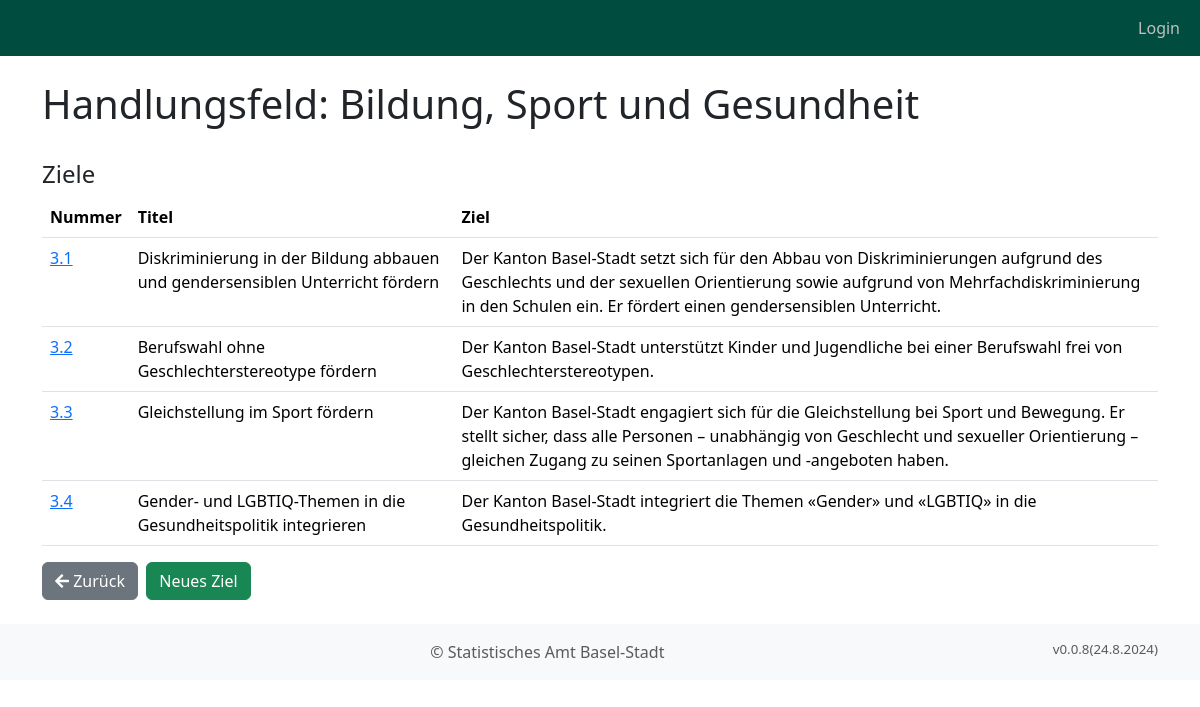
The page /handlungsfeld/9/ on the database its author committed.
### objective_manager_app/models.py (models this page shows, shortened)
class BusinessObject(models.Model):
    typ = models.ForeignKey("BusinessObjectTyp", on_delete=models.CASCADE, related_name="typ")
    vorgaenger = models.ForeignKey("self", on_delete=models.CASCADE, null=True, blank=True)
    kuerzel = models.CharField(max_length=10, verbose_name="Nummer")
    titel = models.CharField(max_length=200, verbose_name="Titel")
    beschreibung = models.TextField(verbose_name="Beschreibung")
    erstellt_am = models.DateTimeField(auto_now_add=True, verbose_name="Erstellt am")
    erstellt_von = models.ForeignKey(User, on_delete=models.CASCADE, verbose_name="Erstellt von", blank=True)
    aufwand_personen_tage_plan = models.DecimalField(max_digits=10, decimal_places=2, verbose_name="Aufwand Personentage", default=0)
    aufwand_tsd_chf_plan = models.DecimalField(max_digits=10, decimal_places=2, verbose_name="Aufwand tsd CHF", default=0)
    jahr_start = models.IntegerField(verbose_name="Jahr Start", default=datetime.now().year)
    jahr_ende = models.IntegerField(verbose_name="Jahr Ende", default=datetime.now().year)
    anmerkung_initialisierung = models.TextField(verbose_name="Pol. Vorstoss", null=True, blank=True)
    mess_groesse = models.CharField(max_length=200, verbose_name="Messbarkeit", blank=True, null=True)
    bestehende_massnahme = models.ForeignKey("NeuBestehend", on_delete=models.CASCADE, blank=True, null=True, default=5, related_name="bestehende_massnahme", verbose_name="Bestehende/Neue Massnahme")
    objects = models.Manager()
    handlungsfelder = HandlungsfeldManager()
    ziele = ZielManager()
    massnahmen = MassnahmeManager()

### objective_manager_app/views.py (the view)
def handlungsfeld_detail(request, pk):
    handlungsfeld = get_object_or_404(Handlungsfeld, pk=pk)
    ziele = BusinessObject.objects.filter(typ_id=3, vorgaenger=handlungsfeld)
    massnahmen = BusinessObject.objects.filter(typ_id=4, vorgaenger__in=ziele)
    context = {
        'handlungsfeld': handlungsfeld,
        'ziele': ziele,
        'massnahmen': massnahmen,
    }
    return render(request, 'objective_manager_app/handlungsfeld_detail.html', context)

### objective_manager_app/models.py (called while the page is built)
    def get_queryset(self):
        return super().get_queryset().filter(typ_id=2)

### objective_manager_app/templatetags/custom_filters.py (called while the page is built)
@register.filter(name='is_in_group')
def is_in_group(user, group_name):
    if user.is_authenticated:
        return user.groups.filter(name=group_name).exists()
    return False

### templates/objective_manager_app/handlungsfeld_detail.html (shortened to what this page needs)
{% extends "base.html" %}
{% load custom_filters %}
{% block content %}
    <div class="container">
        <h1>Handlungsfeld: {{handlungsfeld.titel}}</h1>
        <br/>
        <h4>Ziele</h4>
        <table class="table">
            <thead>
                <tr>
                    <th>Nummer</th>
                    <th>Titel</th>
                    <th>Ziel</th>
                </tr>
            </thead>
                {% for ziel in ziele %}
                <tr>
                    <td><a href="{% url 'ziel_detail' ziel.pk %}">{{ ziel.kuerzel }}</a></td>
                    <td>{{ ziel.titel }}</td>
                    <td>{{ ziel.beschreibung }}</td>
                </tr>
                {% endfor %}
        </table>
        <button onclick="goBack()" class="btn btn-secondary">
            <i class="fas fa-arrow-left"></i> Zurück
        </button>&nbsp;
        <button type="button" class="btn btn-success" onclick="window.location.href='{% url "ziel_create" handlungsfeld.pk %}'">Neues Ziel</button>
        <br><br>
    </div>
{% endblock %}

### rows shown on the page
BusinessObject: titel "Bildung, Sport und Gesundheit"
BusinessObject: kuerzel "3.1", titel "Diskriminierung in der Bildung abbauen und gendersensiblen Unterricht fördern", beschreibung "Der Kanton Basel-Stadt setzt sich für den Abbau von Diskriminierungen aufgrund des Geschlechts und der sexuellen Orientierung sowie aufgrund von Mehrfachdiskriminierung in den Schulen ein. Er fördert einen gendersensiblen Unterricht."
BusinessObject: kuerzel "3.2", titel "Berufswahl ohne Geschlechterstereotype fördern", beschreibung "Der Kanton Basel-Stadt unterstützt Kinder und Jugendliche bei einer Berufswahl frei von Geschlechterstereotypen."
BusinessObject: kuerzel "3.3", titel "Gleichstellung im Sport fördern", beschreibung "Der Kanton Basel-Stadt engagiert sich für die Gleichstellung bei Sport und Bewegung. Er stellt sicher, dass alle Personen – unabhängig von Geschlecht und sexueller Orientierung – gleichen Zugang zu seinen Sportanlagen und -angeboten haben."
BusinessObject: kuerzel "3.4", titel "Gender- und LGBTIQ-Themen in die Gesundheitspolitik integrieren", beschreibung "Der Kanton Basel-Stadt integriert die Themen «Gender» und «LGBTIQ» in die Gesundheitspolitik."
